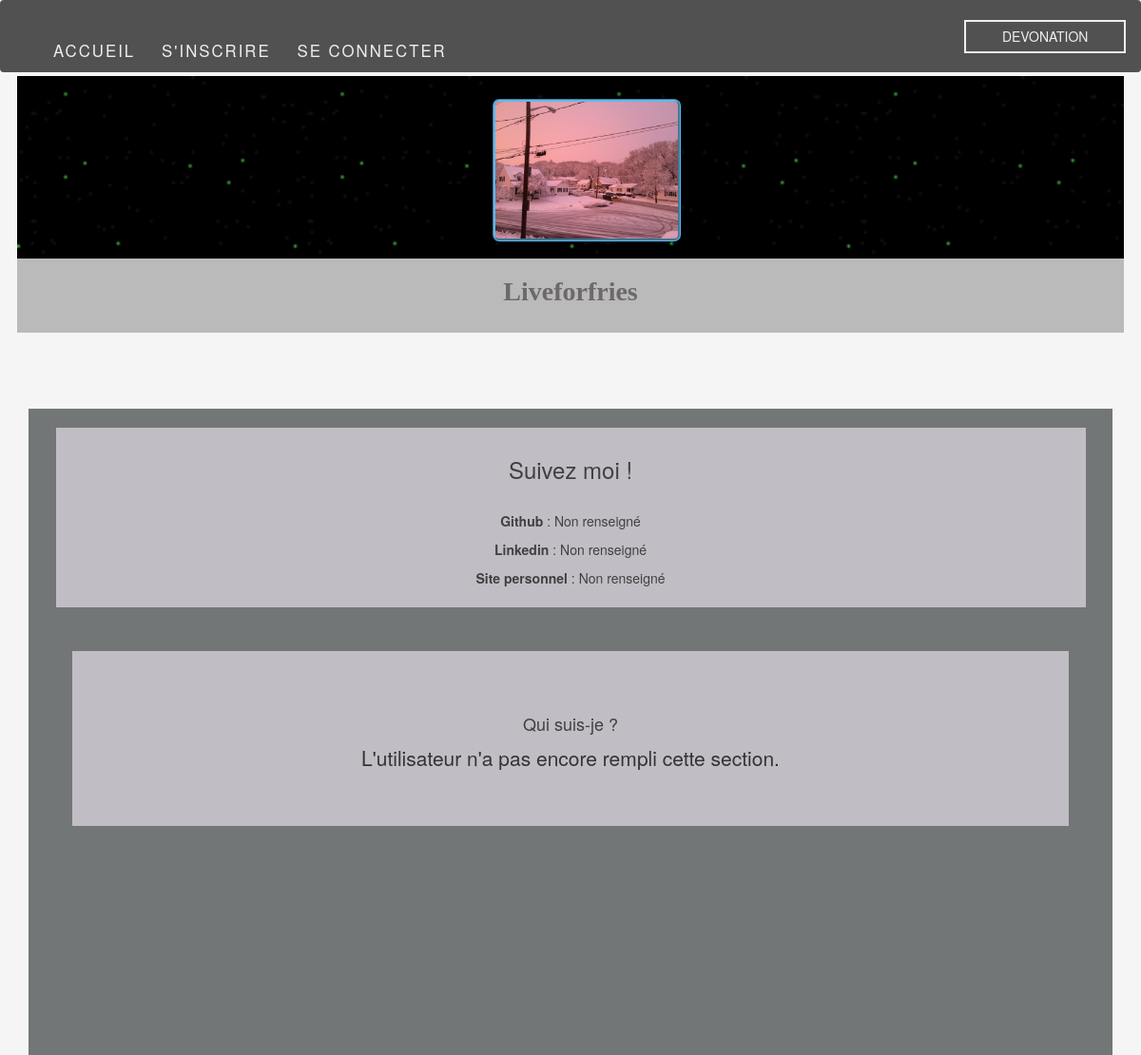
Page /Profil/profil_infos_utilisateur.php?id_user=4 on the committed database.
### tables this page shows
CREATE TABLE IF NOT EXISTS `user` (
  `id_user` int(11) NOT NULL AUTO_INCREMENT,
  `username` varchar(25) NOT NULL,
  `last_name` varchar(30) NOT NULL,
  `first_name` varchar(30) NOT NULL,
  `mail` varchar(50) NOT NULL,
  `password` varchar(255) NOT NULL,
  `phone` varchar(15) DEFAULT NULL,
  `profile_photo` varchar(255) DEFAULT NULL,
  `description` varchar(500) DEFAULT NULL,
  `github` varchar(255) DEFAULT NULL,
  `linkedin` varchar(255) DEFAULT NULL,
  `perso` varchar(255) DEFAULT NULL,
  PRIMARY KEY (`id_user`),
  UNIQUE KEY `username` (`username`,`mail`)
);

### Profil/profil_infos_utilisateur.php (the view, shortened to what this page needs)
<head>
    <link rel="stylesheet" href="https://maxcdn.bootstrapcdn.com/bootstrap/3.3.7/css/bootstrap.min.css"
>
    <link rel="stylesheet" href="./CSS/header.css">
    <link rel="stylesheet" href="./profil.css">
</head>
<body>
<?php
require ('../includes/init.php');
?>
<nav class="navbar">
    <div class="link col-xs-9 col-sm-9 col-md-10 col-lg-10">
        <ul>
            <li><a href="../index.php">Accueil</a></li>
            <li>
                <?php
                if (isset($_SESSION['id'])) {
                    ?>
                    <a href="../page_membre.php">Mon Compte</a>
                    <?php
                } else {
                    ?>
                    <a href="../inscription.php">S'inscrire</a>
                    <?php
                }
                ?>
            </li>
            <li>
                <?php
                if (isset($_SESSION['id'])) {
                    ?>
                    <a href="../deconnexion.php">Se déconnecter</a>
                    <?php
                } else {
                    ?>
                    <a href="../connexion.php">Se connecter</a>
                    <?php
                }
                ?>
            </li>
        </ul>
    </div>
    <div class="title col-xs-3 col-sm-3 col-md-2 col-lg-2">
        <h3>DEVONATION</h3>
    </div>
</nav>
<?php
$id = $_GET['id_user'];
$req = $db->query("SELECT * FROM user WHERE id_user = $id");
$user = $req->fetch();
?>
<div class="vide">
</div>
<div class="cover">
    <div id="pdp" class="col-xs-2 col-xs-offset-5 col-sm-2 col-sm-offset-5 col-md-2 col-md-offset-5 col-lg-2 col-lg-offset-5">
    <?php
        if($user['profile_photo']) {
            ?>
            <img src="../<?php echo $user['profile_photo']; ?>" alt="photo_profil" height="150">
        <?php
        }
        else {
            ?>
            <img src="../img/anonyme.jpeg" alt="anonyme">
        <?php
        }
    ?>
    </div>
    <h1>
        <?php echo $user['username']; ?>
    </h1>
</div>
<br> <br><br><br>
<div class="desc">
    <br>
    <div class="web">
        <h3>Suivez moi !</h3>
        <br>
        <p><b>Github</b> :
            <?php if ($user['github']) {
                ?><a href="<?php echo $user['github']; ?> "><?php echo $user['github']; ?> </a>
                <?php
            } else {
                echo "Non renseigné";
            } ?>
        </p>
        <p><b>Linkedin</b> :
            <?php if ($user['linkedin']) {
                ?><a href="<?php echo $user['linkedin']; ?> "><?php echo $user['linkedin']; ?> </a>
                <?php
            } else {
                echo "Non renseigné";
            } ?>
        </p>
        <p><b>Site personnel </b>:
            <?php if ($user['perso']) {
                ?><a href="<?php echo $user['perso']; ?> "><?php echo $user['perso']; ?> </a>
                <?php
            } else {
                echo "Non renseigné";
            } ?>
        </p>
    </div>
    <div class="description"><h4>Qui suis-je ?</h4>
        <?php if ($user['description']) {
            echo $user['description'];
        } else {
            echo "L'utilisateur n'a pas encore rempli cette section.";
        } ?>
    </div>
</div>

### CSS/header.css (style rules this page uses)
body { position: relative; background-color: #f5f5f5; }
h1, h2, h3, h4, h5, h6, p, a, label { color: #404040; }
.navbar { position: fixed; width: 100%; background: #404040; margin-top: 0; opacity: 0.9; z-index: 2; color: #eeeeee; }
.title h3 { color: #eeeeee; border: solid 2px #eeeeee; font-size: 1em; text-align: center; padding: 1vh 1vw; }
.link { margin-top: 5vh; }
.link li { list-style-type: none; display: inline-block; text-transform: uppercase; letter-spacing: 2px; padding-right: 2vw; }
.navbar a { text-decoration: none; color: #eeeeee; font-size: 1.2em; }
.form label,.form h3, .btn, li { letter-spacing: 2px; }

### Profil/profil.css (style rules this page uses)
.navbar { position: fixed; width: 100%; background: #404040; margin-top: 0; opacity: 0.9; z-index: 2; color: #eeeeee; }
.title h3 { border: solid 2px #eeeeee; font-size: 1em; text-align: center; padding: 1vh 1vw; }
.link { margin-top: 5vh; }
.link li { list-style-type: none; display: inline-block; text-transform: uppercase; letter-spacing: 2px; padding-right: 2vw; }
a { text-decoration: none; color: #eeeeee; font-size: 1.2em; }
body { background-color: #f5f5f5; }
h1 { display: block; font-size: 2em; font-weight: bold; text-align: bottom; color: #6d6969; font-family: cursive; text-transform: capitalize; vertical-align: text-bottom; position: relative; text-align: center; }
#pdp { text-align: center; margin-right: 2vw; }
div#pdp img { text-align: center; border-radius: 5px; margin-top: 3vh; border: 3px solid #60baef; -moz-border-radius: 7px; -webkit-border-radius: 7px; border-radius: 7px; border-style: groove; }
.vide { height: 10vh; width: 100%; }
.cover { margin-top: 10vh; margin: auto; padding: auto; width: 97%; height: 270px; background-color: #BABABA; }
.desc { background-color: #727676; margin: auto; padding: auto; width: 95%; height: 85%; }
.web { background-color: #c1bdc4; margin: auto; padding: auto; width: 95%; padding: 1%; text-align: center; }
.description { background-color: #c1bdc4; position: center; margin: 4%; padding: 5%; text-align: justify; font-size: 1.5em; text-align: center; }

### rows in the picture
user: profile_photo (picture), username "Liveforfries"
